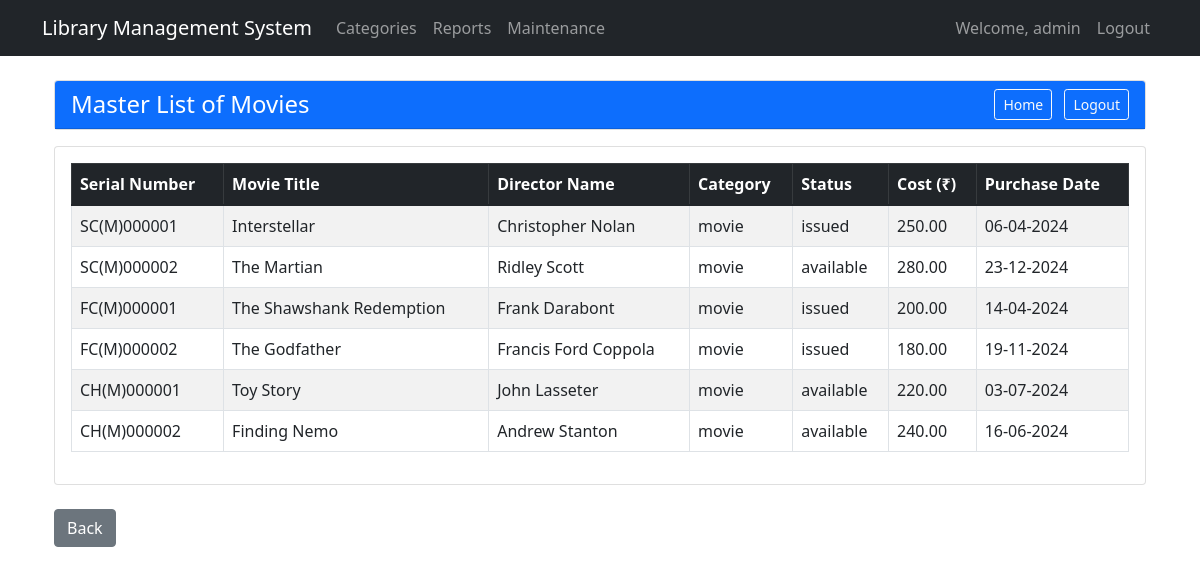
The page /movie_report (signed in) on the database its author committed.
### models.py (models this page shows)
class Book(db.Model):
    id = db.Column(db.Integer, primary_key=True)
    serial_number = db.Column(db.String(50), unique=True, nullable=False)
    type = db.Column(db.String(20), nullable=False)  # 'book' or 'movie'
    title = db.Column(db.String(200), nullable=False)
    author = db.Column(db.String(100), nullable=False)
    publisher = db.Column(db.String(100), nullable=False)
    year = db.Column(db.Integer, nullable=False)
    status = db.Column(db.String(20), nullable=False, default='available')  # 'available', 'issued'
    cost = db.Column(db.Float, nullable=True)
    procurement_date = db.Column(db.DateTime, nullable=True)

### app.py (the view)
@app.route('/movie_report')
def movie_report():
    if 'user_id' not in session:
        return redirect(url_for('login'))
    movies = Book.query.filter_by(type='movie').all()
    return render_template('movie_report.html', books=movies)

### templates/movie_report.html
{% extends "base.html" %}
{% block content %}
<div class="container-fluid">
    <div class="row mb-3">
        <div class="col-12">
            <div class="card">
                <div class="card-header bg-primary text-white">
                    <div class="d-flex justify-content-between align-items-center">
                        <span class="h4 mb-0">Master List of Movies</span>
                        <div>
                            <a href="{{ url_for('reports') }}" class="btn btn-sm btn-outline-light me-2">Home</a>
                            <a href="{{ url_for('logout') }}" class="btn btn-sm btn-outline-light">Logout</a>
                        </div>
                    </div>
                </div>
            </div>
        </div>
    </div>
    <div class="row">
        <div class="col-md-12">
            <div class="card">
                <div class="card-body">
                    <div class="table-responsive">
                        <table class="table table-striped table-bordered">
                            <thead class="table-dark">
                                <tr>
                                    <th>Serial Number</th>
                                    <th>Movie Title</th>
                                    <th>Director Name</th>
                                    <th>Category</th>
                                    <th>Status</th>
                                    <th>Cost (₹)</th>
                                    <th>Purchase Date</th>
                                </tr>
                            </thead>
                            <tbody>
                                {% for book in books %}
                                <tr>
                                    <td>{{ book.serial_number }}</td>
                                    <td>{{ book.title }}</td>
                                    <td>{{ book.author }}</td>
                                    <td>{{ book.type }}</td>
                                    <td>{{ book.status }}</td>
                                    <td>{% if book.cost %}{{ "%.2f"|format(book.cost) }}{% else %}--{% endif %}</td>
                                    <td>{% if book.procurement_date %}{{ book.procurement_date.strftime('%d-%m-%Y') }}{% else %}--{% endif %}</td>
                                </tr>
                                {% endfor %}
                            </tbody>
                        </table>
                    </div>
                </div>
            </div>
        </div>
    </div>
    <div class="row mt-4">
        <div class="col-md-12">
            <a href="{{ url_for('reports') }}" class="btn btn-secondary">Back</a>
        </div>
    </div>
</div>
{% endblock %}

### rows shown on the page
Book: serial_number "SC(M)000001", title "Interstellar", author "Christopher Nolan", type "movie", status "issued", cost "250.00", procurement_date "06-04-2024"
Book: serial_number "SC(M)000002", title "The Martian", author "Ridley Scott", type "movie", status "available", cost "280.00", procurement_date "23-12-2024"
Book: serial_number "FC(M)000001", title "The Shawshank Redemption", author "Frank Darabont", type "movie", status "issued", cost "200.00", procurement_date "14-04-2024"
Book: serial_number "FC(M)000002", title "The Godfather", author "Francis Ford Coppola", type "movie", status "issued", cost "180.00", procurement_date "19-11-2024"
Book: serial_number "CH(M)000001", title "Toy Story", author "John Lasseter", type "movie", status "available", cost "220.00", procurement_date "03-07-2024"
Book: serial_number "CH(M)000002", title "Finding Nemo", author "Andrew Stanton", type "movie", status "available", cost "240.00", procurement_date "16-06-2024"

### other values the page prints
{{ session['username'] }} "admin"
